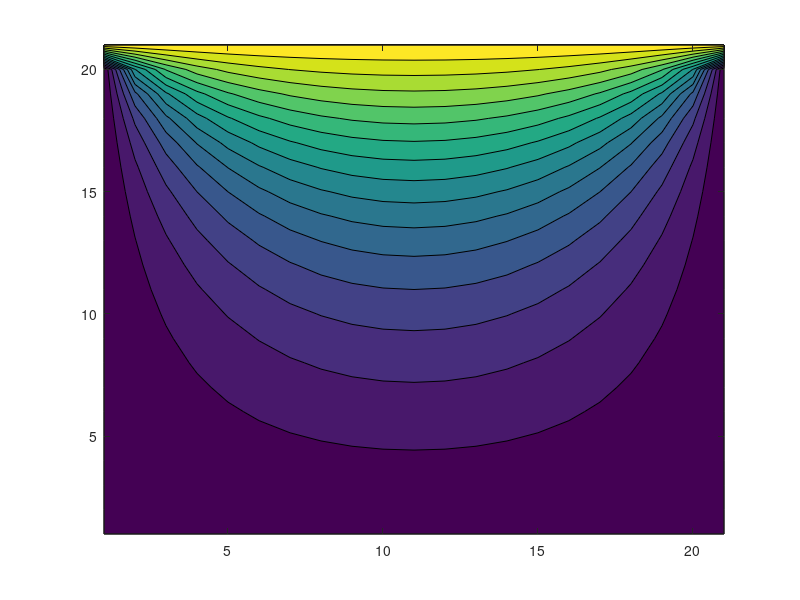

Source code (MATLAB):
clear ;

N = 21;  % Numero de pontos em cada direcao
H = 1.0; % Tamanho do lado

% Setear as condicoes na borda
Told = zeros(N,N);
for j=1:N
  Told(1,j) = 0.0; 
  Told(N,j) = 0.0;
end
for i=1:N
  Told(i,1) = 0.0; 
  Told(i,N) = 20.0; 
end

tic
Tnew = Told;
for k=1:100000 %Loop de iteracoes
  for j=2:N-1 %Loop nos horizontais
    for i=2:N-1 %Loop nos verticais
      Tnew(i,j) = 0.25 * (...
                          Told(i-1,j) + Told(i+1,j) + ...
                          Told(i,j-1) + Told(i,j+1) ...
                          );
    end
  end
  if(norm(Tnew-Told,inf,'rows') < 1.0e-8) break ; end
  Told = Tnew;
end
toc

contourf(Tnew',15);
